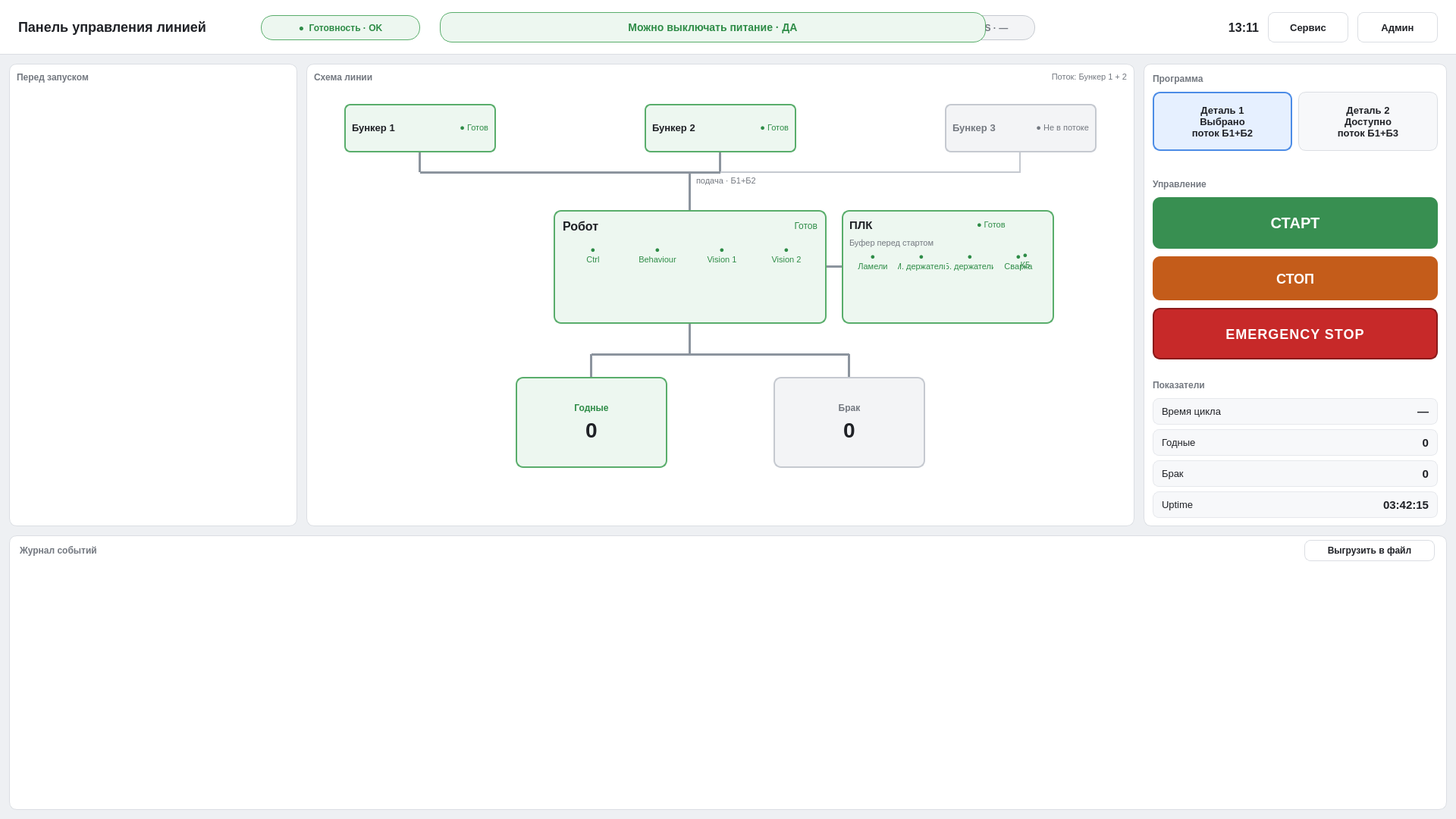
<?xml version="1.0" encoding="UTF-8"?>
<ui version="4.0">
 <class>MainWindow</class>
 <widget class="QMainWindow" name="MainWindow">
  <property name="geometry">
   <rect>
    <x>0</x>
    <y>0</y>
    <width>1920</width>
    <height>1080</height>
   </rect>
  </property>
  <property name="minimumSize">
   <size>
    <width>1920</width>
    <height>1080</height>
   </size>
  </property>
  <property name="maximumSize">
   <size>
    <width>1920</width>
    <height>1080</height>
   </size>
  </property>
  <property name="windowTitle">
   <string>Панель управления линией · SCARA HMI</string>
  </property>
  <property name="styleSheet">
   <string notr="true">QMainWindow { background:#EEF0F3; }</string>
  </property>
  <widget class="QWidget" name="centralwidget">
   <widget class="QWidget" name="bgRoot">
    <property name="geometry">
     <rect>
      <x>0</x>
      <y>0</y>
      <width>1920</width>
      <height>1080</height>
     </rect>
    </property>
    <property name="styleSheet">
     <string notr="true">background:#EEF0F3;</string>
    </property>
   </widget>
   <widget class="QFrame" name="headerBar">
    <property name="geometry">
     <rect>
      <x>0</x>
      <y>0</y>
      <width>1920</width>
      <height>72</height>
     </rect>
    </property>
    <property name="styleSheet">
     <string notr="true">background:#FFFFFF; border:none; border-bottom:1px solid #DBDEE3;</string>
    </property>
    <property name="frameShape">
     <enum>QFrame::NoFrame</enum>
    </property>
   </widget>
   <widget class="QLabel" name="labelTitle">
    <property name="geometry">
     <rect>
      <x>24</x>
      <y>22</y>
      <width>304</width>
      <height>27</height>
     </rect>
    </property>
    <property name="text">
     <string>Панель управления линией</string>
    </property>
    <property name="styleSheet">
     <string notr="true">color:#1F2126; font-family:&quot;Inter&quot;,&quot;Segoe UI&quot;,sans-serif; font-size:18px; font-weight:600;</string>
    </property>
   </widget>
   <widget class="QLabel" name="statusReady">
    <property name="geometry">
     <rect>
      <x>344</x>
      <y>20</y>
      <width>210</width>
      <height>33</height>
     </rect>
    </property>
    <property name="text">
     <string>●  Готовность · OK</string>
    </property>
    <property name="styleSheet">
     <string notr="true">background:#EDF7F0; border:1px solid #59AD6B; border-radius:16px; color:#2E8C47; font-family:&quot;Inter&quot;,&quot;Segoe UI&quot;,sans-serif; font-size:12px; font-weight:600;</string>
    </property>
    <property name="alignment">
     <set>Qt::AlignmentFlag::AlignCenter</set>
    </property>
   </widget>
   <widget class="QLabel" name="statusPlc">
    <property name="visible">
     <bool>false</bool>
    </property>
    <property name="geometry">
     <rect>
      <x>999</x>
      <y>20</y>
      <width>108</width>
      <height>33</height>
     </rect>
    </property>
    <property name="text">
     <string>●  ПЛК · OK</string>
    </property>
    <property name="styleSheet">
     <string notr="true">background:#EDF7F0; border:1px solid #59AD6B; border-radius:16px; color:#2E8C47; font-family:&quot;Inter&quot;,&quot;Segoe UI&quot;,sans-serif; font-size:12px; font-weight:600; padding-left:10px;</string>
    </property>
    <property name="alignment">
     <set>Qt::AlignmentFlag::AlignVCenter|Qt::AlignmentFlag::AlignLeft</set>
    </property>
   </widget>
   <widget class="QLabel" name="statusRobot">
    <property name="visible">
     <bool>false</bool>
    </property>
    <property name="geometry">
     <rect>
      <x>1117</x>
      <y>20</y>
      <width>120</width>
      <height>33</height>
     </rect>
    </property>
    <property name="text">
     <string>●  Робот · OK</string>
    </property>
    <property name="styleSheet">
     <string notr="true">background:#EDF7F0; border:1px solid #59AD6B; border-radius:16px; color:#2E8C47; font-family:&quot;Inter&quot;,&quot;Segoe UI&quot;,sans-serif; font-size:12px; font-weight:600; padding-left:10px;</string>
    </property>
    <property name="alignment">
     <set>Qt::AlignmentFlag::AlignVCenter|Qt::AlignmentFlag::AlignLeft</set>
    </property>
   </widget>
   <widget class="QLabel" name="statusNats">
    <property name="visible">
     <bool>false</bool>
    </property>
    <property name="geometry">
     <rect>
      <x>1247</x>
      <y>20</y>
      <width>118</width>
      <height>33</height>
     </rect>
    </property>
    <property name="text">
     <string>●  NATS · —</string>
    </property>
    <property name="styleSheet">
     <string notr="true">background:#F3F4F6; border:1px solid #C5C9D0; border-radius:16px; color:#737880; font-family:&quot;Inter&quot;,&quot;Segoe UI&quot;,sans-serif; font-size:12px; font-weight:600; padding-left:10px;</string>
    </property>
    <property name="alignment">
     <set>Qt::AlignmentFlag::AlignVCenter|Qt::AlignmentFlag::AlignLeft</set>
    </property>
   </widget>
   <widget class="QLabel" name="statusPowerOff">
    <property name="geometry">
     <rect>
      <x>580</x>
      <y>16</y>
      <width>720</width>
      <height>40</height>
     </rect>
    </property>
    <property name="text">
     <string>Можно выключать питание · ДА</string>
    </property>
    <property name="styleSheet">
     <string notr="true">background:#EDF7F0; border:1px solid #59AD6B; border-radius:16px; color:#2E8C47; font-family:&quot;Inter&quot;,&quot;Segoe UI&quot;,sans-serif; font-size:14px; font-weight:700;</string>
    </property>
    <property name="alignment">
     <set>Qt::AlignmentFlag::AlignCenter</set>
    </property>
   </widget>
   <widget class="QLabel" name="labelClock">
    <property name="geometry">
     <rect>
      <x>1530</x>
      <y>22</y>
      <width>130</width>
      <height>28</height>
     </rect>
    </property>
    <property name="text">
     <string>13:11</string>
    </property>
    <property name="styleSheet">
     <string notr="true">color:#1F2126; font-family:&quot;Inter&quot;,&quot;Segoe UI&quot;,sans-serif; font-size:16px; font-weight:600;</string>
    </property>
    <property name="alignment">
     <set>Qt::AlignmentFlag::AlignRight|Qt::AlignmentFlag::AlignVCenter</set>
    </property>
   </widget>
   <widget class="QPushButton" name="btnService">
    <property name="geometry">
     <rect>
      <x>1672</x>
      <y>16</y>
      <width>106</width>
      <height>40</height>
     </rect>
    </property>
    <property name="text">
     <string>Сервис</string>
    </property>
    <property name="styleSheet">
     <string notr="true">QPushButton{background:#FFFFFF; color:#1F2126; border:1px solid #DBDEE3; border-radius:8px; font-family:&quot;Inter&quot;,&quot;Segoe UI&quot;,sans-serif; font-size:13px; font-weight:600;} QPushButton:pressed{background:#F0F2F5;}</string>
    </property>
    <property name="cursor">
     <cursorShape>PointingHandCursor</cursorShape>
    </property>
    <property name="focusPolicy">
     <enum>Qt::FocusPolicy::NoFocus</enum>
    </property>
   </widget>
   <widget class="QPushButton" name="btnAdmin">
    <property name="geometry">
     <rect>
      <x>1790</x>
      <y>16</y>
      <width>106</width>
      <height>40</height>
     </rect>
    </property>
    <property name="text">
     <string>Админ</string>
    </property>
    <property name="styleSheet">
     <string notr="true">QPushButton{background:#FFFFFF; color:#1F2126; border:1px solid #DBDEE3; border-radius:8px; font-family:&quot;Inter&quot;,&quot;Segoe UI&quot;,sans-serif; font-size:13px; font-weight:600;} QPushButton:pressed{background:#F0F2F5;}</string>
    </property>
    <property name="cursor">
     <cursorShape>PointingHandCursor</cursorShape>
    </property>
    <property name="focusPolicy">
     <enum>Qt::FocusPolicy::NoFocus</enum>
    </property>
   </widget>
   <widget class="QFrame" name="panelChecklist">
    <property name="geometry">
     <rect>
      <x>12</x>
      <y>84</y>
      <width>380</width>
      <height>610</height>
     </rect>
    </property>
    <property name="styleSheet">
     <string notr="true">background:#FFFFFF; border:1px solid #DBDEE3; border-radius:10px;</string>
    </property>
    <property name="frameShape">
     <enum>QFrame::StyledPanel</enum>
    </property>
   </widget>
   <widget class="QLabel" name="labelChecklistTitle">
    <property name="geometry">
     <rect>
      <x>22</x>
      <y>94</y>
      <width>280</width>
      <height>15</height>
     </rect>
    </property>
    <property name="text">
     <string>Перед запуском</string>
    </property>
    <property name="styleSheet">
     <string notr="true">color:#737880; font-family:&quot;Inter&quot;,&quot;Segoe UI&quot;,sans-serif; font-size:12px; font-weight:600;</string>
    </property>
   </widget>
   <widget class="QWidget" name="checklistHost">
    <property name="geometry">
     <rect>
      <x>22</x>
      <y>120</y>
      <width>360</width>
      <height>556</height>
     </rect>
    </property>
   </widget>
   <widget class="QFrame" name="panelSchema">
    <property name="geometry">
     <rect>
      <x>404</x>
      <y>84</y>
      <width>1092</width>
      <height>610</height>
     </rect>
    </property>
    <property name="styleSheet">
     <string notr="true">background:#FFFFFF; border:1px solid #DBDEE3; border-radius:10px;</string>
    </property>
    <property name="frameShape">
     <enum>QFrame::StyledPanel</enum>
    </property>
   </widget>
   <widget class="QLabel" name="labelSchemaTitle">
    <property name="geometry">
     <rect>
      <x>414</x>
      <y>94</y>
      <width>200</width>
      <height>15</height>
     </rect>
    </property>
    <property name="text">
     <string>Схема линии</string>
    </property>
    <property name="styleSheet">
     <string notr="true">color:#737880; font-family:&quot;Inter&quot;,&quot;Segoe UI&quot;,sans-serif; font-size:12px; font-weight:600;</string>
    </property>
   </widget>
   <widget class="QLabel" name="labelFlow">
    <property name="geometry">
     <rect>
      <x>1380</x>
      <y>95</y>
      <width>106</width>
      <height>13</height>
     </rect>
    </property>
    <property name="text">
     <string>Поток: Бункер 1 + 2</string>
    </property>
    <property name="styleSheet">
     <string notr="true">color:#737880; font-family:&quot;Inter&quot;,&quot;Segoe UI&quot;,sans-serif; font-size:11px;</string>
    </property>
    <property name="alignment">
     <set>Qt::AlignmentFlag::AlignRight|Qt::AlignmentFlag::AlignVCenter</set>
    </property>
   </widget>
   <widget class="QFrame" name="bunker1">
    <property name="geometry">
     <rect>
      <x>454</x>
      <y>137</y>
      <width>200</width>
      <height>64</height>
     </rect>
    </property>
    <property name="styleSheet">
     <string notr="true">background:#EDF7F0; border:2px solid #59AD6B; border-radius:8px;</string>
    </property>
    <property name="frameShape">
     <enum>QFrame::StyledPanel</enum>
    </property>
   </widget>
   <widget class="QLabel" name="bunker1Title">
    <property name="geometry">
     <rect>
      <x>464</x>
      <y>156</y>
      <width>78</width>
      <height>24</height>
     </rect>
    </property>
    <property name="text">
     <string>Бункер 1</string>
    </property>
    <property name="styleSheet">
     <string notr="true">color:#1F2126; font-weight:600; font-size:13px;</string>
    </property>
   </widget>
   <widget class="QLabel" name="bunker1Led">
    <property name="geometry">
     <rect>
      <x>544</x>
      <y>156</y>
      <width>100</width>
      <height>24</height>
     </rect>
    </property>
    <property name="text">
     <string>● Готов</string>
    </property>
    <property name="styleSheet">
     <string notr="true">color:#2E8C47; font-size:11px;</string>
    </property>
    <property name="alignment">
     <set>Qt::AlignmentFlag::AlignRight|Qt::AlignmentFlag::AlignVCenter</set>
    </property>
   </widget>
   <widget class="QFrame" name="bunker2">
    <property name="geometry">
     <rect>
      <x>850</x>
      <y>137</y>
      <width>200</width>
      <height>64</height>
     </rect>
    </property>
    <property name="styleSheet">
     <string notr="true">background:#EDF7F0; border:2px solid #59AD6B; border-radius:8px;</string>
    </property>
    <property name="frameShape">
     <enum>QFrame::StyledPanel</enum>
    </property>
   </widget>
   <widget class="QLabel" name="bunker2Title">
    <property name="geometry">
     <rect>
      <x>860</x>
      <y>156</y>
      <width>78</width>
      <height>24</height>
     </rect>
    </property>
    <property name="text">
     <string>Бункер 2</string>
    </property>
    <property name="styleSheet">
     <string notr="true">color:#1F2126; font-weight:600; font-size:13px;</string>
    </property>
   </widget>
   <widget class="QLabel" name="bunker2Led">
    <property name="geometry">
     <rect>
      <x>940</x>
      <y>156</y>
      <width>100</width>
      <height>24</height>
     </rect>
    </property>
    <property name="text">
     <string>● Готов</string>
    </property>
    <property name="styleSheet">
     <string notr="true">color:#2E8C47; font-size:11px;</string>
    </property>
    <property name="alignment">
     <set>Qt::AlignmentFlag::AlignRight|Qt::AlignmentFlag::AlignVCenter</set>
    </property>
   </widget>
   <widget class="QFrame" name="bunker3">
    <property name="geometry">
     <rect>
      <x>1246</x>
      <y>137</y>
      <width>200</width>
      <height>64</height>
     </rect>
    </property>
    <property name="styleSheet">
     <string notr="true">background:#F3F4F6; border:2px solid #C5C9D0; border-radius:8px;</string>
    </property>
    <property name="frameShape">
     <enum>QFrame::StyledPanel</enum>
    </property>
   </widget>
   <widget class="QLabel" name="bunker3Title">
    <property name="geometry">
     <rect>
      <x>1256</x>
      <y>156</y>
      <width>78</width>
      <height>24</height>
     </rect>
    </property>
    <property name="text">
     <string>Бункер 3</string>
    </property>
    <property name="styleSheet">
     <string notr="true">color:#737880; font-weight:600; font-size:13px;</string>
    </property>
   </widget>
   <widget class="QLabel" name="bunker3Led">
    <property name="geometry">
     <rect>
      <x>1336</x>
      <y>156</y>
      <width>100</width>
      <height>24</height>
     </rect>
    </property>
    <property name="text">
     <string>● Не в потоке</string>
    </property>
    <property name="styleSheet">
     <string notr="true">color:#737880; font-size:11px;</string>
    </property>
    <property name="alignment">
     <set>Qt::AlignmentFlag::AlignRight|Qt::AlignmentFlag::AlignVCenter</set>
    </property>
   </widget>
   <widget class="QFrame" name="lineB1Down">
    <property name="geometry">
     <rect>
      <x>552</x>
      <y>201</y>
      <width>3</width>
      <height>26</height>
     </rect>
    </property>
    <property name="styleSheet">
     <string notr="true">background:#8C949E; border:none;</string>
    </property>
    <property name="frameShape">
     <enum>QFrame::NoFrame</enum>
    </property>
   </widget>
   <widget class="QFrame" name="lineB2Down">
    <property name="geometry">
     <rect>
      <x>948</x>
      <y>201</y>
      <width>3</width>
      <height>26</height>
     </rect>
    </property>
    <property name="styleSheet">
     <string notr="true">background:#8C949E; border:none;</string>
    </property>
    <property name="frameShape">
     <enum>QFrame::NoFrame</enum>
    </property>
   </widget>
   <widget class="QFrame" name="lineB3Down">
    <property name="geometry">
     <rect>
      <x>1344</x>
      <y>201</y>
      <width>2</width>
      <height>26</height>
     </rect>
    </property>
    <property name="styleSheet">
     <string notr="true">background:#C5C9D0; border:none;</string>
    </property>
    <property name="frameShape">
     <enum>QFrame::NoFrame</enum>
    </property>
   </widget>
   <widget class="QFrame" name="lineB1B2">
    <property name="geometry">
     <rect>
      <x>554</x>
      <y>226</y>
      <width>396</width>
      <height>3</height>
     </rect>
    </property>
    <property name="styleSheet">
     <string notr="true">background:#8C949E; border:none;</string>
    </property>
    <property name="frameShape">
     <enum>QFrame::NoFrame</enum>
    </property>
   </widget>
   <widget class="QFrame" name="lineB2B3">
    <property name="geometry">
     <rect>
      <x>950</x>
      <y>226</y>
      <width>396</width>
      <height>2</height>
     </rect>
    </property>
    <property name="styleSheet">
     <string notr="true">background:#C5C9D0; border:none;</string>
    </property>
    <property name="frameShape">
     <enum>QFrame::NoFrame</enum>
    </property>
   </widget>
   <widget class="QFrame" name="lineRailRobot">
    <property name="geometry">
     <rect>
      <x>908</x>
      <y>227</y>
      <width>3</width>
      <height>50</height>
     </rect>
    </property>
    <property name="styleSheet">
     <string notr="true">background:#8C949E; border:none;</string>
    </property>
    <property name="frameShape">
     <enum>QFrame::NoFrame</enum>
    </property>
   </widget>
   <widget class="QFrame" name="lineRobotWeld">
    <property name="geometry">
     <rect>
      <x>1090</x>
      <y>350</y>
      <width>20</width>
      <height>3</height>
     </rect>
    </property>
    <property name="styleSheet">
     <string notr="true">background:#8C949E; border:none;</string>
    </property>
    <property name="frameShape">
     <enum>QFrame::NoFrame</enum>
    </property>
   </widget>
   <widget class="QFrame" name="lineRobotOut">
    <property name="geometry">
     <rect>
      <x>908</x>
      <y>427</y>
      <width>3</width>
      <height>40</height>
     </rect>
    </property>
    <property name="styleSheet">
     <string notr="true">background:#8C949E; border:none;</string>
    </property>
    <property name="frameShape">
     <enum>QFrame::NoFrame</enum>
    </property>
   </widget>
   <widget class="QFrame" name="lineOutRail">
    <property name="geometry">
     <rect>
      <x>780</x>
      <y>466</y>
      <width>340</width>
      <height>3</height>
     </rect>
    </property>
    <property name="styleSheet">
     <string notr="true">background:#8C949E; border:none;</string>
    </property>
    <property name="frameShape">
     <enum>QFrame::NoFrame</enum>
    </property>
   </widget>
   <widget class="QFrame" name="lineToOk">
    <property name="geometry">
     <rect>
      <x>778</x>
      <y>467</y>
      <width>3</width>
      <height>30</height>
     </rect>
    </property>
    <property name="styleSheet">
     <string notr="true">background:#8C949E; border:none;</string>
    </property>
    <property name="frameShape">
     <enum>QFrame::NoFrame</enum>
    </property>
   </widget>
   <widget class="QFrame" name="lineToNg">
    <property name="geometry">
     <rect>
      <x>1118</x>
      <y>467</y>
      <width>3</width>
      <height>30</height>
     </rect>
    </property>
    <property name="styleSheet">
     <string notr="true">background:#8C949E; border:none;</string>
    </property>
    <property name="frameShape">
     <enum>QFrame::NoFrame</enum>
    </property>
   </widget>
   <widget class="QLabel" name="labelFeed">
    <property name="geometry">
     <rect>
      <x>918</x>
      <y>231</y>
      <width>89</width>
      <height>15</height>
     </rect>
    </property>
    <property name="text">
     <string>подача · Б1+Б2</string>
    </property>
    <property name="styleSheet">
     <string notr="true">color:#737880; font-family:&quot;Inter&quot;,&quot;Segoe UI&quot;,sans-serif; font-size:11px;</string>
    </property>
   </widget>
   <widget class="QFrame" name="nodeRobot">
    <property name="geometry">
     <rect>
      <x>730</x>
      <y>277</y>
      <width>360</width>
      <height>150</height>
     </rect>
    </property>
    <property name="styleSheet">
     <string notr="true">background:#EDF7F0; border:2px solid #59AD6B; border-radius:10px;</string>
    </property>
    <property name="frameShape">
     <enum>QFrame::StyledPanel</enum>
    </property>
   </widget>
   <widget class="QLabel" name="nodeRobotTitle">
    <property name="geometry">
     <rect>
      <x>742</x>
      <y>287</y>
      <width>120</width>
      <height>22</height>
     </rect>
    </property>
    <property name="text">
     <string>Робот</string>
    </property>
    <property name="styleSheet">
     <string notr="true">color:#1F2126; font-size:16px; font-weight:700;</string>
    </property>
   </widget>
   <widget class="QLabel" name="nodeRobotState">
    <property name="geometry">
     <rect>
      <x>960</x>
      <y>286</y>
      <width>118</width>
      <height>24</height>
     </rect>
    </property>
    <property name="text">
     <string>Готов</string>
    </property>
    <property name="styleSheet">
     <string notr="true">color:#2E8C47; font-size:12px;</string>
    </property>
    <property name="alignment">
     <set>Qt::AlignmentFlag::AlignRight|Qt::AlignmentFlag::AlignVCenter</set>
    </property>
   </widget>
   <widget class="QLabel" name="subCtrl">
    <property name="geometry">
     <rect>
      <x>742</x>
      <y>323</y>
      <width>80</width>
      <height>35</height>
     </rect>
    </property>
    <property name="text">
     <string>●
Ctrl</string>
    </property>
    <property name="styleSheet">
     <string notr="true">color:#2E8C47; font-size:11px;</string>
    </property>
    <property name="alignment">
     <set>Qt::AlignmentFlag::AlignHCenter|Qt::AlignmentFlag::AlignTop</set>
    </property>
   </widget>
   <widget class="QLabel" name="subBehaviour">
    <property name="geometry">
     <rect>
      <x>827</x>
      <y>323</y>
      <width>80</width>
      <height>35</height>
     </rect>
    </property>
    <property name="text">
     <string>●
Behaviour</string>
    </property>
    <property name="styleSheet">
     <string notr="true">color:#2E8C47; font-size:11px;</string>
    </property>
    <property name="alignment">
     <set>Qt::AlignmentFlag::AlignHCenter|Qt::AlignmentFlag::AlignTop</set>
    </property>
   </widget>
   <widget class="QLabel" name="subVision1">
    <property name="geometry">
     <rect>
      <x>912</x>
      <y>323</y>
      <width>80</width>
      <height>35</height>
     </rect>
    </property>
    <property name="text">
     <string>●
Vision 1</string>
    </property>
    <property name="styleSheet">
     <string notr="true">color:#2E8C47; font-size:11px;</string>
    </property>
    <property name="alignment">
     <set>Qt::AlignmentFlag::AlignHCenter|Qt::AlignmentFlag::AlignTop</set>
    </property>
   </widget>
   <widget class="QLabel" name="subVision2">
    <property name="geometry">
     <rect>
      <x>997</x>
      <y>323</y>
      <width>80</width>
      <height>35</height>
     </rect>
    </property>
    <property name="text">
     <string>●
Vision 2</string>
    </property>
    <property name="styleSheet">
     <string notr="true">color:#2E8C47; font-size:11px;</string>
    </property>
    <property name="alignment">
     <set>Qt::AlignmentFlag::AlignHCenter|Qt::AlignmentFlag::AlignTop</set>
    </property>
   </widget>
   <widget class="QFrame" name="nodeWelding">
    <property name="geometry">
     <rect>
      <x>1110</x>
      <y>277</y>
      <width>280</width>
      <height>150</height>
     </rect>
    </property>
    <property name="styleSheet">
     <string notr="true">background:#EDF7F0; border:2px solid #59AD6B; border-radius:10px;</string>
    </property>
    <property name="frameShape">
     <enum>QFrame::StyledPanel</enum>
    </property>
   </widget>
   <widget class="QLabel" name="nodeWeldingTitle">
    <property name="geometry">
     <rect>
      <x>1120</x>
      <y>287</y>
      <width>120</width>
      <height>19</height>
     </rect>
    </property>
    <property name="text">
     <string>ПЛК</string>
    </property>
    <property name="styleSheet">
     <string notr="true">color:#1F2126; font-size:15px; font-weight:700;</string>
    </property>
   </widget>
   <widget class="QLabel" name="nodeWeldingState">
    <property name="geometry">
     <rect>
      <x>1288</x>
      <y>290</y>
      <width>90</width>
      <height>12</height>
     </rect>
    </property>
    <property name="text">
     <string>● Готов</string>
    </property>
    <property name="styleSheet">
     <string notr="true">color:#2E8C47; font-size:11px;</string>
    </property>
   </widget>
   <widget class="QLabel" name="nodeWeldingHint">
    <property name="geometry">
     <rect>
      <x>1120</x>
      <y>312</y>
      <width>220</width>
      <height>16</height>
     </rect>
    </property>
    <property name="text">
     <string>Буфер перед стартом</string>
    </property>
    <property name="styleSheet">
     <string notr="true">color:#737880; font-family:&quot;Inter&quot;,&quot;Segoe UI&quot;,sans-serif; font-size:11px;</string>
    </property>
   </widget>
   <widget class="QLabel" name="valve1">
    <property name="geometry">
     <rect>
      <x>1120</x>
      <y>332</y>
      <width>62</width>
      <height>36</height>
     </rect>
    </property>
    <property name="text">
     <string>●
Ламели</string>
    </property>
    <property name="styleSheet">
     <string notr="true">color:#2E8C47; font-size:11px;</string>
    </property>
    <property name="alignment">
     <set>Qt::AlignmentFlag::AlignHCenter|Qt::AlignmentFlag::AlignTop</set>
    </property>
   </widget>
   <widget class="QLabel" name="valve2">
    <property name="geometry">
     <rect>
      <x>1184</x>
      <y>332</y>
      <width>62</width>
      <height>36</height>
     </rect>
    </property>
    <property name="text">
     <string>●
М. держатели</string>
    </property>
    <property name="styleSheet">
     <string notr="true">color:#2E8C47; font-size:11px;</string>
    </property>
    <property name="alignment">
     <set>Qt::AlignmentFlag::AlignHCenter|Qt::AlignmentFlag::AlignTop</set>
    </property>
   </widget>
   <widget class="QLabel" name="valve3">
    <property name="geometry">
     <rect>
      <x>1248</x>
      <y>332</y>
      <width>62</width>
      <height>36</height>
     </rect>
    </property>
    <property name="text">
     <string>●
Б. держатели</string>
    </property>
    <property name="styleSheet">
     <string notr="true">color:#2E8C47; font-size:11px;</string>
    </property>
    <property name="alignment">
     <set>Qt::AlignmentFlag::AlignHCenter|Qt::AlignmentFlag::AlignTop</set>
    </property>
   </widget>
   <widget class="QLabel" name="valve4">
    <property name="geometry">
     <rect>
      <x>1312</x>
      <y>332</y>
      <width>62</width>
      <height>36</height>
     </rect>
    </property>
    <property name="text">
     <string>●
Сварка</string>
    </property>
    <property name="styleSheet">
     <string notr="true">color:#2E8C47; font-size:11px;</string>
    </property>
    <property name="alignment">
     <set>Qt::AlignmentFlag::AlignHCenter|Qt::AlignmentFlag::AlignTop</set>
    </property>
   </widget>
   <widget class="QLabel" name="valve5">
    <property name="visible">
     <bool>false</bool>
    </property>
    <property name="geometry">
     <rect>
      <x>1328</x>
      <y>330</y>
      <width>48</width>
      <height>31</height>
     </rect>
    </property>
    <property name="text">
     <string>●
К5</string>
    </property>
    <property name="styleSheet">
     <string notr="true">color:#2E8C47; font-size:11px;</string>
    </property>
    <property name="alignment">
     <set>Qt::AlignmentFlag::AlignHCenter|Qt::AlignmentFlag::AlignTop</set>
    </property>
   </widget>
   <widget class="QFrame" name="basketOk">
    <property name="geometry">
     <rect>
      <x>680</x>
      <y>497</y>
      <width>200</width>
      <height>120</height>
     </rect>
    </property>
    <property name="styleSheet">
     <string notr="true">background:#EDF7F0; border:2px solid #59AD6B; border-radius:10px;</string>
    </property>
    <property name="frameShape">
     <enum>QFrame::StyledPanel</enum>
    </property>
   </widget>
   <widget class="QLabel" name="basketOkTitle">
    <property name="geometry">
     <rect>
      <x>680</x>
      <y>531</y>
      <width>200</width>
      <height>13</height>
     </rect>
    </property>
    <property name="text">
     <string>Годные</string>
    </property>
    <property name="styleSheet">
     <string notr="true">color:#2E8C47; font-size:12px; font-weight:600;</string>
    </property>
    <property name="alignment">
     <set>Qt::AlignmentFlag::AlignHCenter</set>
    </property>
   </widget>
   <widget class="QLabel" name="basketOkCount">
    <property name="geometry">
     <rect>
      <x>680</x>
      <y>551</y>
      <width>200</width>
      <height>34</height>
     </rect>
    </property>
    <property name="text">
     <string>0</string>
    </property>
    <property name="styleSheet">
     <string notr="true">color:#1F2126; font-size:28px; font-weight:700;</string>
    </property>
    <property name="alignment">
     <set>Qt::AlignmentFlag::AlignHCenter</set>
    </property>
   </widget>
   <widget class="QFrame" name="basketScrap">
    <property name="geometry">
     <rect>
      <x>1020</x>
      <y>497</y>
      <width>200</width>
      <height>120</height>
     </rect>
    </property>
    <property name="styleSheet">
     <string notr="true">background:#F3F4F6; border:2px solid #C5C9D0; border-radius:10px;</string>
    </property>
    <property name="frameShape">
     <enum>QFrame::StyledPanel</enum>
    </property>
   </widget>
   <widget class="QLabel" name="basketScrapTitle">
    <property name="geometry">
     <rect>
      <x>1020</x>
      <y>531</y>
      <width>200</width>
      <height>13</height>
     </rect>
    </property>
    <property name="text">
     <string>Брак</string>
    </property>
    <property name="styleSheet">
     <string notr="true">color:#737880; font-size:12px; font-weight:600;</string>
    </property>
    <property name="alignment">
     <set>Qt::AlignmentFlag::AlignHCenter</set>
    </property>
   </widget>
   <widget class="QLabel" name="basketScrapCount">
    <property name="geometry">
     <rect>
      <x>1020</x>
      <y>551</y>
      <width>200</width>
      <height>34</height>
     </rect>
    </property>
    <property name="text">
     <string>0</string>
    </property>
    <property name="styleSheet">
     <string notr="true">color:#1F2126; font-size:28px; font-weight:700;</string>
    </property>
    <property name="alignment">
     <set>Qt::AlignmentFlag::AlignHCenter</set>
    </property>
   </widget>
   <widget class="QFrame" name="panelRight">
    <property name="geometry">
     <rect>
      <x>1508</x>
      <y>84</y>
      <width>400</width>
      <height>610</height>
     </rect>
    </property>
    <property name="styleSheet">
     <string notr="true">background:#FFFFFF; border:1px solid #DBDEE3; border-radius:10px;</string>
    </property>
    <property name="frameShape">
     <enum>QFrame::StyledPanel</enum>
    </property>
   </widget>
   <widget class="QLabel" name="labelProgram">
    <property name="geometry">
     <rect>
      <x>1520</x>
      <y>96</y>
      <width>100</width>
      <height>15</height>
     </rect>
    </property>
    <property name="text">
     <string>Программа</string>
    </property>
    <property name="styleSheet">
     <string notr="true">color:#737880; font-family:&quot;Inter&quot;,&quot;Segoe UI&quot;,sans-serif; font-size:12px; font-weight:600;</string>
    </property>
   </widget>
   <widget class="QPushButton" name="btnProg1">
    <property name="geometry">
     <rect>
      <x>1520</x>
      <y>121</y>
      <width>184</width>
      <height>78</height>
     </rect>
    </property>
    <property name="text">
     <string>Деталь 1
Выбрано
поток Б1+Б2</string>
    </property>
    <property name="styleSheet">
     <string notr="true">QPushButton{background:#E6F0FF; border:2px solid #4C8CE6; border-radius:10px; text-align:center; font-family:&quot;Inter&quot;,&quot;Segoe UI&quot;,sans-serif; font-size:13px; font-weight:600; color:#1F2126;}</string>
    </property>
    <property name="cursor">
     <cursorShape>PointingHandCursor</cursorShape>
    </property>
    <property name="focusPolicy">
     <enum>Qt::FocusPolicy::NoFocus</enum>
    </property>
   </widget>
   <widget class="QPushButton" name="btnProg2">
    <property name="geometry">
     <rect>
      <x>1712</x>
      <y>121</y>
      <width>184</width>
      <height>78</height>
     </rect>
    </property>
    <property name="text">
     <string>Деталь 2
Доступно
поток Б1+Б3</string>
    </property>
    <property name="styleSheet">
     <string notr="true">QPushButton{background:#F7F8FA; border:1px solid #DBDEE3; border-radius:10px; text-align:center; font-family:&quot;Inter&quot;,&quot;Segoe UI&quot;,sans-serif; font-size:13px; font-weight:600; color:#1F2126;}</string>
    </property>
    <property name="cursor">
     <cursorShape>PointingHandCursor</cursorShape>
    </property>
    <property name="focusPolicy">
     <enum>Qt::FocusPolicy::NoFocus</enum>
    </property>
   </widget>
   <widget class="QLabel" name="labelControls">
    <property name="geometry">
     <rect>
      <x>1520</x>
      <y>235</y>
      <width>100</width>
      <height>15</height>
     </rect>
    </property>
    <property name="text">
     <string>Управление</string>
    </property>
    <property name="styleSheet">
     <string notr="true">color:#737880; font-family:&quot;Inter&quot;,&quot;Segoe UI&quot;,sans-serif; font-size:12px; font-weight:600;</string>
    </property>
   </widget>
   <widget class="QPushButton" name="btnStart">
    <property name="geometry">
     <rect>
      <x>1520</x>
      <y>260</y>
      <width>376</width>
      <height>68</height>
     </rect>
    </property>
    <property name="text">
     <string>СТАРТ</string>
    </property>
    <property name="styleSheet">
     <string notr="true">QPushButton{background:#388F51; color:white; border:none; border-radius:10px; font-family:&quot;Inter&quot;,&quot;Segoe UI&quot;,sans-serif; font-size:20px; font-weight:700;} QPushButton:pressed{background:#2F7A44;} QPushButton:disabled{background:#A9B0B8;}</string>
    </property>
    <property name="cursor">
     <cursorShape>PointingHandCursor</cursorShape>
    </property>
    <property name="focusPolicy">
     <enum>Qt::FocusPolicy::NoFocus</enum>
    </property>
   </widget>
   <widget class="QPushButton" name="btnStop">
    <property name="geometry">
     <rect>
      <x>1520</x>
      <y>338</y>
      <width>376</width>
      <height>58</height>
     </rect>
    </property>
    <property name="text">
     <string>СТОП</string>
    </property>
    <property name="styleSheet">
     <string notr="true">QPushButton{background:#C45C1A; color:white; border:none; border-radius:10px; font-family:&quot;Inter&quot;,&quot;Segoe UI&quot;,sans-serif; font-size:18px; font-weight:700;} QPushButton:pressed{background:#A34C16;} QPushButton:disabled{background:#A9B0B8;}</string>
    </property>
    <property name="cursor">
     <cursorShape>PointingHandCursor</cursorShape>
    </property>
    <property name="focusPolicy">
     <enum>Qt::FocusPolicy::NoFocus</enum>
    </property>
   </widget>
   <widget class="QPushButton" name="btnEmergencyStop">
    <property name="geometry">
     <rect>
      <x>1520</x>
      <y>406</y>
      <width>376</width>
      <height>68</height>
     </rect>
    </property>
    <property name="text">
     <string>EMERGENCY STOP</string>
    </property>
    <property name="styleSheet">
     <string notr="true">QPushButton{background:#C72929; color:white; border:2px solid #8B1A1A; border-radius:10px; font-family:&quot;Inter&quot;,&quot;Segoe UI&quot;,sans-serif; font-size:18px; font-weight:800; letter-spacing:1px;} QPushButton:pressed{background:#A82222;} QPushButton:disabled{background:#A9B0B8; border-color:#A9B0B8;}</string>
    </property>
    <property name="cursor">
     <cursorShape>PointingHandCursor</cursorShape>
    </property>
    <property name="focusPolicy">
     <enum>Qt::FocusPolicy::NoFocus</enum>
    </property>
   </widget>
   <widget class="QLabel" name="labelKpi">
    <property name="geometry">
     <rect>
      <x>1520</x>
      <y>500</y>
      <width>100</width>
      <height>15</height>
     </rect>
    </property>
    <property name="text">
     <string>Показатели</string>
    </property>
    <property name="styleSheet">
     <string notr="true">color:#737880; font-family:&quot;Inter&quot;,&quot;Segoe UI&quot;,sans-serif; font-size:12px; font-weight:600;</string>
    </property>
   </widget>
   <widget class="QFrame" name="kpiCycleRow">
    <property name="geometry">
     <rect>
      <x>1520</x>
      <y>525</y>
      <width>376</width>
      <height>35</height>
     </rect>
    </property>
    <property name="styleSheet">
     <string notr="true">background:#F7F8FA; border:1px solid #E6E8EC; border-radius:8px;</string>
    </property>
    <property name="frameShape">
     <enum>QFrame::StyledPanel</enum>
    </property>
   </widget>
   <widget class="QLabel" name="kpiCycleLabel">
    <property name="geometry">
     <rect>
      <x>1532</x>
      <y>534</y>
      <width>120</width>
      <height>16</height>
     </rect>
    </property>
    <property name="text">
     <string>Время цикла</string>
    </property>
    <property name="styleSheet">
     <string notr="true">color:#1F2126; font-family:&quot;Inter&quot;,&quot;Segoe UI&quot;,sans-serif; font-size:13px;</string>
    </property>
   </widget>
   <widget class="QLabel" name="kpiCycleValue">
    <property name="geometry">
     <rect>
      <x>1770</x>
      <y>533</y>
      <width>114</width>
      <height>19</height>
     </rect>
    </property>
    <property name="text">
     <string>—</string>
    </property>
    <property name="styleSheet">
     <string notr="true">color:#1F2126; font-size:15px; font-weight:700;</string>
    </property>
    <property name="alignment">
     <set>Qt::AlignmentFlag::AlignRight|Qt::AlignmentFlag::AlignVCenter</set>
    </property>
   </widget>
   <widget class="QFrame" name="kpiOutputRow">
    <property name="geometry">
     <rect>
      <x>1520</x>
      <y>566</y>
      <width>376</width>
      <height>35</height>
     </rect>
    </property>
    <property name="styleSheet">
     <string notr="true">background:#F7F8FA; border:1px solid #E6E8EC; border-radius:8px;</string>
    </property>
    <property name="frameShape">
     <enum>QFrame::StyledPanel</enum>
    </property>
   </widget>
   <widget class="QLabel" name="kpiOutputLabel">
    <property name="geometry">
     <rect>
      <x>1532</x>
      <y>575</y>
      <width>120</width>
      <height>16</height>
     </rect>
    </property>
    <property name="text">
     <string>Годные</string>
    </property>
    <property name="styleSheet">
     <string notr="true">color:#1F2126; font-family:&quot;Inter&quot;,&quot;Segoe UI&quot;,sans-serif; font-size:13px;</string>
    </property>
   </widget>
   <widget class="QLabel" name="kpiOutputValue">
    <property name="geometry">
     <rect>
      <x>1770</x>
      <y>574</y>
      <width>114</width>
      <height>19</height>
     </rect>
    </property>
    <property name="text">
     <string>0</string>
    </property>
    <property name="styleSheet">
     <string notr="true">color:#1F2126; font-size:15px; font-weight:700;</string>
    </property>
    <property name="alignment">
     <set>Qt::AlignmentFlag::AlignRight|Qt::AlignmentFlag::AlignVCenter</set>
    </property>
   </widget>
   <widget class="QFrame" name="kpiScrapRow">
    <property name="geometry">
     <rect>
      <x>1520</x>
      <y>607</y>
      <width>376</width>
      <height>35</height>
     </rect>
    </property>
    <property name="styleSheet">
     <string notr="true">background:#F7F8FA; border:1px solid #E6E8EC; border-radius:8px;</string>
    </property>
    <property name="frameShape">
     <enum>QFrame::StyledPanel</enum>
    </property>
   </widget>
   <widget class="QLabel" name="kpiScrapLabel">
    <property name="geometry">
     <rect>
      <x>1532</x>
      <y>616</y>
      <width>120</width>
      <height>16</height>
     </rect>
    </property>
    <property name="text">
     <string>Брак</string>
    </property>
    <property name="styleSheet">
     <string notr="true">color:#1F2126; font-family:&quot;Inter&quot;,&quot;Segoe UI&quot;,sans-serif; font-size:13px;</string>
    </property>
   </widget>
   <widget class="QLabel" name="kpiScrapValue">
    <property name="geometry">
     <rect>
      <x>1770</x>
      <y>615</y>
      <width>114</width>
      <height>19</height>
     </rect>
    </property>
    <property name="text">
     <string>0</string>
    </property>
    <property name="styleSheet">
     <string notr="true">color:#1F2126; font-size:15px; font-weight:700;</string>
    </property>
    <property name="alignment">
     <set>Qt::AlignmentFlag::AlignRight|Qt::AlignmentFlag::AlignVCenter</set>
    </property>
   </widget>
   <widget class="QFrame" name="kpiUptimeRow">
    <property name="geometry">
     <rect>
      <x>1520</x>
      <y>648</y>
      <width>376</width>
      <height>35</height>
     </rect>
    </property>
    <property name="styleSheet">
     <string notr="true">background:#F7F8FA; border:1px solid #E6E8EC; border-radius:8px;</string>
    </property>
    <property name="frameShape">
     <enum>QFrame::StyledPanel</enum>
    </property>
   </widget>
   <widget class="QLabel" name="kpiUptimeLabel">
    <property name="geometry">
     <rect>
      <x>1532</x>
      <y>657</y>
      <width>120</width>
      <height>16</height>
     </rect>
    </property>
    <property name="text">
     <string>Uptime</string>
    </property>
    <property name="styleSheet">
     <string notr="true">color:#1F2126; font-family:&quot;Inter&quot;,&quot;Segoe UI&quot;,sans-serif; font-size:13px;</string>
    </property>
   </widget>
   <widget class="QLabel" name="kpiUptimeValue">
    <property name="geometry">
     <rect>
      <x>1770</x>
      <y>656</y>
      <width>114</width>
      <height>19</height>
     </rect>
    </property>
    <property name="text">
     <string>03:42:15</string>
    </property>
    <property name="styleSheet">
     <string notr="true">color:#1F2126; font-size:15px; font-weight:700;</string>
    </property>
    <property name="alignment">
     <set>Qt::AlignmentFlag::AlignRight|Qt::AlignmentFlag::AlignVCenter</set>
    </property>
   </widget>
   <widget class="QFrame" name="panelLog">
    <property name="geometry">
     <rect>
      <x>12</x>
      <y>706</y>
      <width>1896</width>
      <height>362</height>
     </rect>
    </property>
    <property name="styleSheet">
     <string notr="true">background:#FFFFFF; border:1px solid #DBDEE3; border-radius:10px;</string>
    </property>
    <property name="frameShape">
     <enum>QFrame::StyledPanel</enum>
    </property>
   </widget>
   <widget class="QLabel" name="labelLog">
    <property name="geometry">
     <rect>
      <x>26</x>
      <y>718</y>
      <width>200</width>
      <height>16</height>
     </rect>
    </property>
    <property name="text">
     <string>Журнал событий</string>
    </property>
    <property name="styleSheet">
     <string notr="true">color:#737880; font-family:&quot;Inter&quot;,&quot;Segoe UI&quot;,sans-serif; font-size:12px; font-weight:600;</string>
    </property>
   </widget>
   <widget class="QPushButton" name="btnExportLog">
    <property name="geometry">
     <rect>
      <x>1720</x>
      <y>712</y>
      <width>172</width>
      <height>28</height>
     </rect>
    </property>
    <property name="text">
     <string>Выгрузить в файл</string>
    </property>
    <property name="styleSheet">
     <string notr="true">QPushButton{background:#FFFFFF; color:#1F2126; border:1px solid #DBDEE3; border-radius:8px; font-family:&quot;Inter&quot;,&quot;Segoe UI&quot;,sans-serif; font-size:12px; font-weight:600;} QPushButton:pressed{background:#F0F2F5;}</string>
    </property>
    <property name="cursor">
     <cursorShape>PointingHandCursor</cursorShape>
    </property>
    <property name="focusPolicy">
     <enum>Qt::FocusPolicy::NoFocus</enum>
    </property>
   </widget>
   <widget class="QListWidget" name="logList">
    <property name="geometry">
     <rect>
      <x>26</x>
      <y>746</y>
      <width>1868</width>
      <height>306</height>
     </rect>
    </property>
    <property name="styleSheet">
     <string notr="true">QListWidget{background:transparent; border:none; font-family:&quot;Inter&quot;,&quot;Segoe UI&quot;,sans-serif; font-size:13px; color:#1F2126;} QListWidget::item{padding:4px 2px;}</string>
    </property>
    <property name="focusPolicy">
     <enum>Qt::FocusPolicy::NoFocus</enum>
    </property>
    <property name="frameShape">
     <enum>QFrame::NoFrame</enum>
    </property>
    <property name="horizontalScrollBarPolicy">
     <enum>Qt::ScrollBarPolicy::ScrollBarAlwaysOff</enum>
    </property>
    <property name="selectionMode">
     <enum>QAbstractItemView::SelectionMode::NoSelection</enum>
    </property>
   </widget>
   <zorder>bgRoot</zorder>
   <zorder>headerBar</zorder>
   <zorder>labelTitle</zorder>
   <zorder>statusReady</zorder>
   <zorder>statusPlc</zorder>
   <zorder>statusRobot</zorder>
   <zorder>statusNats</zorder>
   <zorder>statusPowerOff</zorder>
   <zorder>labelClock</zorder>
   <zorder>btnService</zorder>
   <zorder>btnAdmin</zorder>
   <zorder>panelChecklist</zorder>
   <zorder>labelChecklistTitle</zorder>
   <zorder>checklistHost</zorder>
   <zorder>panelSchema</zorder>
   <zorder>labelSchemaTitle</zorder>
   <zorder>labelFlow</zorder>
   <zorder>bunker1</zorder>
   <zorder>bunker1Title</zorder>
   <zorder>bunker1Led</zorder>
   <zorder>bunker2</zorder>
   <zorder>bunker2Title</zorder>
   <zorder>bunker2Led</zorder>
   <zorder>bunker3</zorder>
   <zorder>bunker3Title</zorder>
   <zorder>bunker3Led</zorder>
   <zorder>lineB1Down</zorder>
   <zorder>lineB2Down</zorder>
   <zorder>lineB3Down</zorder>
   <zorder>lineB1B2</zorder>
   <zorder>lineB2B3</zorder>
   <zorder>lineRailRobot</zorder>
   <zorder>lineRobotWeld</zorder>
   <zorder>lineRobotOut</zorder>
   <zorder>lineOutRail</zorder>
   <zorder>lineToOk</zorder>
   <zorder>lineToNg</zorder>
   <zorder>labelFeed</zorder>
   <zorder>nodeRobot</zorder>
   <zorder>nodeRobotTitle</zorder>
   <zorder>nodeRobotState</zorder>
   <zorder>subCtrl</zorder>
   <zorder>subBehaviour</zorder>
   <zorder>subVision1</zorder>
   <zorder>subVision2</zorder>
   <zorder>nodeWelding</zorder>
   <zorder>nodeWeldingTitle</zorder>
   <zorder>nodeWeldingState</zorder>
   <zorder>nodeWeldingHint</zorder>
   <zorder>valve1</zorder>
   <zorder>valve2</zorder>
   <zorder>valve3</zorder>
   <zorder>valve4</zorder>
   <zorder>valve5</zorder>
   <zorder>basketOk</zorder>
   <zorder>basketOkTitle</zorder>
   <zorder>basketOkCount</zorder>
   <zorder>basketScrap</zorder>
   <zorder>basketScrapTitle</zorder>
   <zorder>basketScrapCount</zorder>
   <zorder>panelRight</zorder>
   <zorder>labelProgram</zorder>
   <zorder>btnProg1</zorder>
   <zorder>btnProg2</zorder>
   <zorder>labelControls</zorder>
   <zorder>btnStart</zorder>
   <zorder>btnStop</zorder>
   <zorder>btnEmergencyStop</zorder>
   <zorder>labelKpi</zorder>
   <zorder>kpiCycleRow</zorder>
   <zorder>kpiCycleLabel</zorder>
   <zorder>kpiCycleValue</zorder>
   <zorder>kpiOutputRow</zorder>
   <zorder>kpiOutputLabel</zorder>
   <zorder>kpiOutputValue</zorder>
   <zorder>kpiScrapRow</zorder>
   <zorder>kpiScrapLabel</zorder>
   <zorder>kpiScrapValue</zorder>
   <zorder>kpiUptimeRow</zorder>
   <zorder>kpiUptimeLabel</zorder>
   <zorder>kpiUptimeValue</zorder>
   <zorder>panelLog</zorder>
   <zorder>labelLog</zorder>
   <zorder>btnExportLog</zorder>
   <zorder>logList</zorder>
  </widget>
 </widget>
 <resources>
  <include location="../resources.qrc"/>
 </resources>
 <connections/>
</ui>
